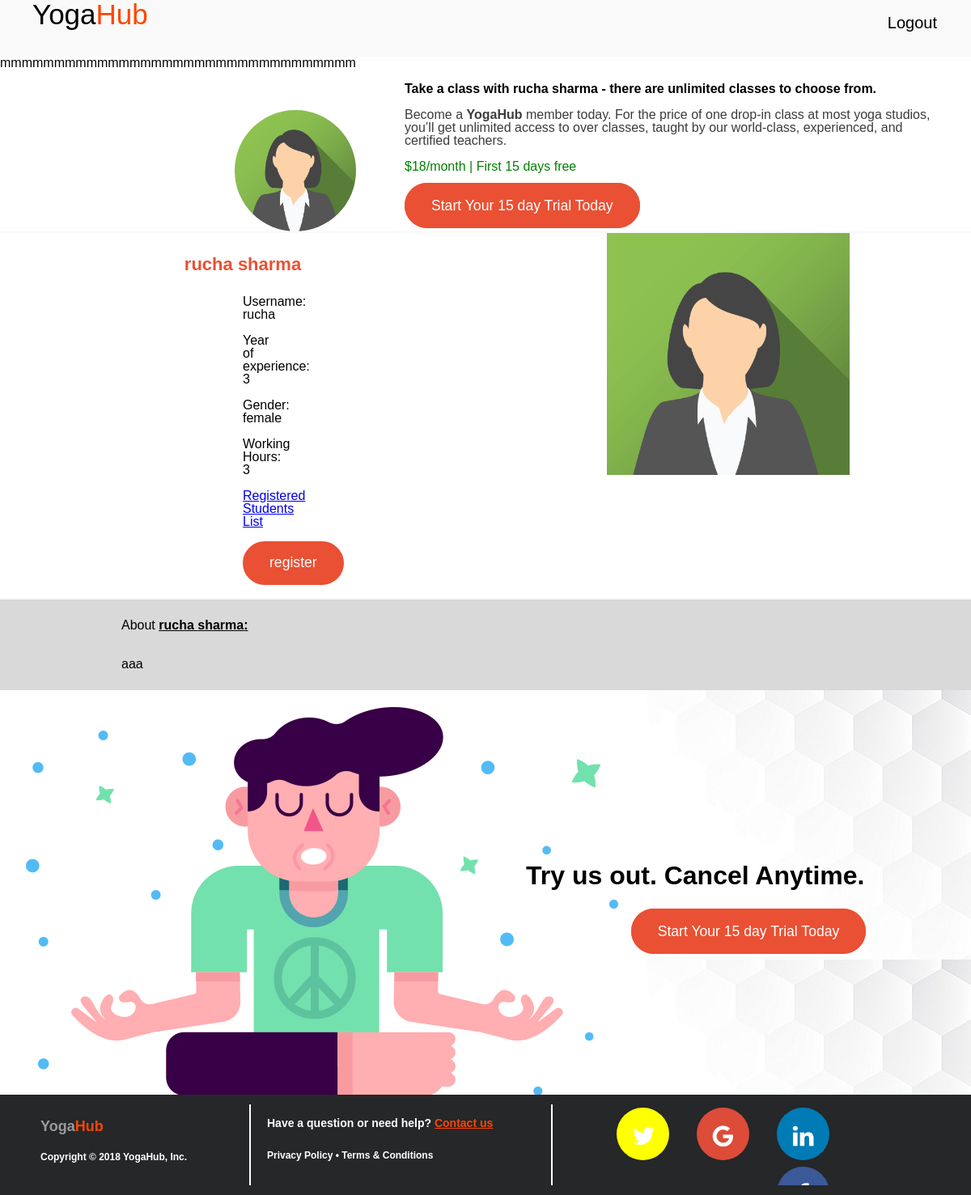
Page /1teacherinfo.php?UserID=e8mk7m on the committed database.
### tables this page shows
CREATE TABLE `teachers` (
  `UserID` varchar(50) NOT NULL,
  `username` varchar(50) NOT NULL,
  `firstname` varchar(50) NOT NULL,
  `lastname` varchar(50) NOT NULL,
  `password` varchar(100) NOT NULL,
  `email` varchar(100) NOT NULL,
  `experience` varchar(50) NOT NULL,
  `gender` varchar(50) NOT NULL,
  `address` varchar(50) NOT NULL,
  `age` varchar(50) NOT NULL,
  `days` varchar(50) NOT NULL,
  `timeslots` varchar(50) NOT NULL,
  `avataar` varchar(100) NOT NULL,
  `status` varchar(10) NOT NULL,
  `description` varchar(1000) NOT NULL
);

### db-settings.php (called while the page is built, shortened)
<?php
$db_table_prefix = "";
?>

### functions.php (called while the page is built, shortened)
<?php
function fetchThisTeacher($UserID)
{
    global $mysqli, $db_table_prefix;
    $stmt = $mysqli->prepare(
        "
    SELECT
    UserID,
		username,
		firstname,
		lastname,
		password,
		email,
		experience,
		gender,
		address,
		age,
		days,
		timeslots,
		avataar,
		status,
		description
    FROM " . $db_table_prefix . "teachers
    WHERE
    UserID = ?
    LIMIT 1"
    );
    $stmt->bind_param("s", $UserID);
    $stmt->execute();
    $stmt->bind_result(
        $UserID,
        $username,
        $firstname,
        $lastname,
        $password,
        $email,
        $experience,
        $gender,
        $address,
        $age,
        $days,
        $timeslots,
        $avataar,
        $status,
        $description
    );
    $stmt->execute();
    while ($stmt->fetch()) {
        $row[] = array(
            'UserID' => $UserID,
            'username' => $username,
            'firstname' => $firstname,
            'lastname' => $lastname,
            'password' => $password,
            'email' => $email,
            'experience' => $experience,
            'gender' => $gender,
            'address' => $address,
            'age' => $age,
            'days' => $days,
            'timeslots' => $timeslots,
            'avataar' => $avataar,
            'status' => $status,
            'description' => $description    );
    }
    return ($row);
}
?>

### 1teacherinfo.php (the view, shortened to what this page needs)
<!DOCTYPE html PUBLIC "-//W3C//DTD XHTML 1.0 Strict//EN" "http://www.w3.org/TR/xhtml1/DTD/xhtml1-strict.dtd">
<html xmlns="http://www.w3.org/1999/xhtml" xml:lang="en" lang="en">
<head>
</head>
<body>
<div id="first">
    <div>
        <ul>
            <span id="tt" style="padding-left: 40px">Yoga<span style="color: orangered">Hub</span></span>
            <li><a href="logout.php">Logout</a></li>
        </ul>
    </div>
</div>
<?php
$teacherID = $_GET['UserID'];
echo "mmmmmmmmmmmmmmmmmmmmmmmmmmmmmmmmm";
$foundTeacher = fetchThisTeacher($teacherID);
?>
<div class="wrapper">
  <div class="header">
        <div class="headerupdate">
            <?php foreach ($foundTeacher as $teacherdetails) { ?>
               <?php
               GLOBAL $firstname;
               GLOBAL $lastname;
               GLOBAL $description;
               GLOBAL $userid;
               $firstname=$teacherdetails['firstname'];
               $lastname=$teacherdetails['lastname'];
               $description=$teacherdetails['description'];
               $userid=$teacherdetails['UserID'];
               ?>
               <img src="<?php print $teacherdetails['avataar']; ?>" id="img" align="right">
            <?php } ?>
        </div>
        <div  class="headerupdate1">
            <b><p>Take a class with <?php echo $firstname." " . $lastname; ?> - there are unlimited classes to choose from.</p></b>
            <p id="lightPara">Become a <span><b>YogaHub</b></span> member today. For the price of one drop-in class at most yoga studios, you’ll get unlimited access to over classes, taught by our world-class, experienced, and certified teachers.<p>
            <p style="color:green">$18/month | First 15 days free </p><br>
            <a href="" class="common">Start Your 15 day Trial Today</a></center>
        </div>
  </div>
  <div class="name">
            <?php foreach ($foundTeacher as $teacherdetails) { ?>
               <center><p class="trainername"><?php echo $firstname ." ". $lastname; ?><p></center>
              <div class="details">
               <?php foreach ($foundTeacher as $teacherdetails) { ?>
                <p>Username: <?php print $teacherdetails['username']; ?></p>
                <p>Year of experience: <?php print $teacherdetails['experience']; ?></p>
                <p>Gender: <?php print $teacherdetails['gender']; ?></p>
                <p>Working Hours: <?php print $teacherdetails['timeslots']; ?></p>
                <p><a href="registeredclients.php?UserID=<?php print $userid; ?>">Registered Students List</a></p>
                <form  name="registerTeacher" action="<?php $_SERVER["PHP_SELF"]; ?>" method="post">
                    <p> <input type="submit" class="common" name="register" value="register"> </input>
                </form>
               </div>
          <?php } ?>
            <?php } ?>
        </div>
        <div  class="image">
            <center><img src="<?php print $teacherdetails['avataar']; ?>"width="50%"></center>
        </div>
  <div class="description">
    <p id="description">
        About <b><u><?php echo $firstname." ". $lastname?>:</u></b><br><br>
        <?php echo $description ?>
    </p>
  </div>
  <div class="content2">
    <?php
        require_once("TryUsCancelAnytime.php");
    ?>
</div>
  </div>
<div class="footer">
    <?php
    require_once("footer.php");
    ?>

### 1teacherinfo.php (style rules this page uses)
body { font-family: AvenirLTStd-Medium,Arial,sans-serif; line-height:1em; }
.wrapper { display:grid; grid-template-columns:repeat(12,1fr); grid-template-rows:auto; }
.header { grid-column:span 12; }
.headerupdate { width:25%; float:left; margin-left:150px; }
.headerupdate1 { width:55%; float:left; margin-left:50px; }
#img { border-radius:50%; width:150px; height:150px; margin-top:50px; margin-right:10px; }
.common { background-color: #ea5033; color:white; border: 3px solid #ea5033; padding: 15px 30px 15px 30px; font-size: 1.1em; line-height: 1em; text-decoration:none; border-radius: 50px; }
#lightPara { color: #3c3c3c; }
.name { grid-column:span 6; }
.image { grid-column:span 6; }
#tt { font-family: forte, Helvetica, sans-serif; font-size: 35px; }
ul { list-style-type: none; margin: 0; padding: 0; overflow: hidden; background-color: #f9f9f9;  width: 100%; height:60px; padding-top: 10px; }
li { float: right; padding-right: 30px; }
li a { display: block; color: black; text-align: center; padding: 10px 12px; text-decoration: none; font-size: 20px; }
li a { display: block; color: black; text-align: center; padding: 10px 12px; text-decoration: none; }
.trainername { color: #ea5033; font-weight: bold; font-size: 22px; text-decoration:none; line-height:1.5em; }
.name,.image { border-top: 2px solid #f9f9f9; border-bottom: 2px solid #f9f9f9; }
.details { margin:10px 300px 10px; }
.description { grid-column:span 12; background-color:#d9d9d9; }
#description { margin:20px 150px 20px 150px; line-height:1.5em; }
.content2 { grid-column:span 12; background-color:white; align:center; }

### rows in the picture
teachers: avataar (picture), firstname "rucha", lastname "sharma", username "rucha", experience "3", gender "female", timeslots "3", description "aaa"
